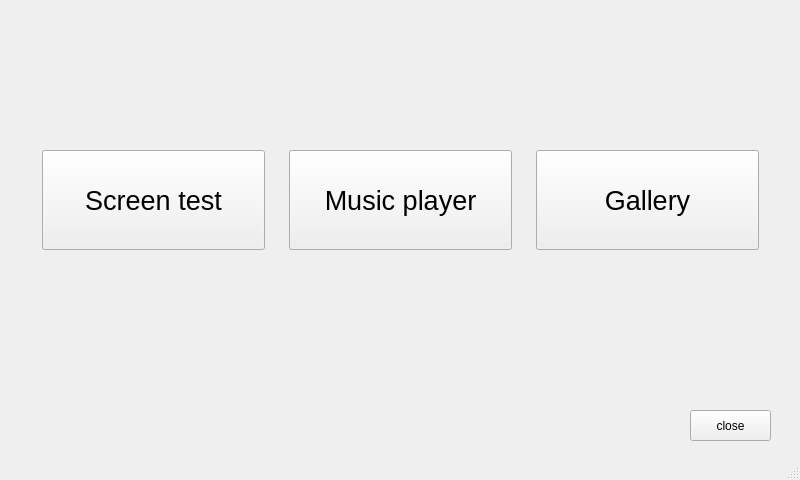
<?xml version="1.0" encoding="UTF-8"?>
<ui version="4.0">
 <class>MainWindow</class>
 <widget class="QMainWindow" name="MainWindow">
  <property name="geometry">
   <rect>
    <x>0</x>
    <y>0</y>
    <width>800</width>
    <height>480</height>
   </rect>
  </property>
  <property name="windowTitle">
   <string>MainWindow</string>
  </property>
  <widget class="QWidget" name="centralwidget">
   <widget class="QWidget" name="gridLayoutWidget">
    <property name="geometry">
     <rect>
      <x>30</x>
      <y>30</y>
      <width>741</width>
      <height>341</height>
     </rect>
    </property>
    <layout class="QGridLayout" name="gridLayout">
     <property name="leftMargin">
      <number>12</number>
     </property>
     <property name="topMargin">
      <number>12</number>
     </property>
     <property name="rightMargin">
      <number>12</number>
     </property>
     <property name="bottomMargin">
      <number>12</number>
     </property>
     <property name="spacing">
      <number>24</number>
     </property>
     <item row="1" column="2">
      <widget class="QPushButton" name="btn_gallery">
       <property name="minimumSize">
        <size>
         <width>0</width>
         <height>100</height>
        </size>
       </property>
       <property name="font">
        <font>
         <pointsize>20</pointsize>
        </font>
       </property>
       <property name="text">
        <string>Gallery</string>
       </property>
      </widget>
     </item>
     <item row="1" column="1">
      <widget class="QPushButton" name="btn_music">
       <property name="minimumSize">
        <size>
         <width>0</width>
         <height>100</height>
        </size>
       </property>
       <property name="font">
        <font>
         <pointsize>20</pointsize>
        </font>
       </property>
       <property name="text">
        <string>Music player</string>
       </property>
      </widget>
     </item>
     <item row="1" column="0">
      <widget class="QPushButton" name="btn_screen">
       <property name="minimumSize">
        <size>
         <width>0</width>
         <height>100</height>
        </size>
       </property>
       <property name="font">
        <font>
         <pointsize>20</pointsize>
        </font>
       </property>
       <property name="text">
        <string>Screen test</string>
       </property>
      </widget>
     </item>
    </layout>
   </widget>
   <widget class="QPushButton" name="btn_close">
    <property name="geometry">
     <rect>
      <x>690</x>
      <y>410</y>
      <width>81</width>
      <height>31</height>
     </rect>
    </property>
    <property name="text">
     <string>close</string>
    </property>
   </widget>
  </widget>
  <widget class="QStatusBar" name="statusbar"/>
 </widget>
 <resources/>
 <connections/>
</ui>
